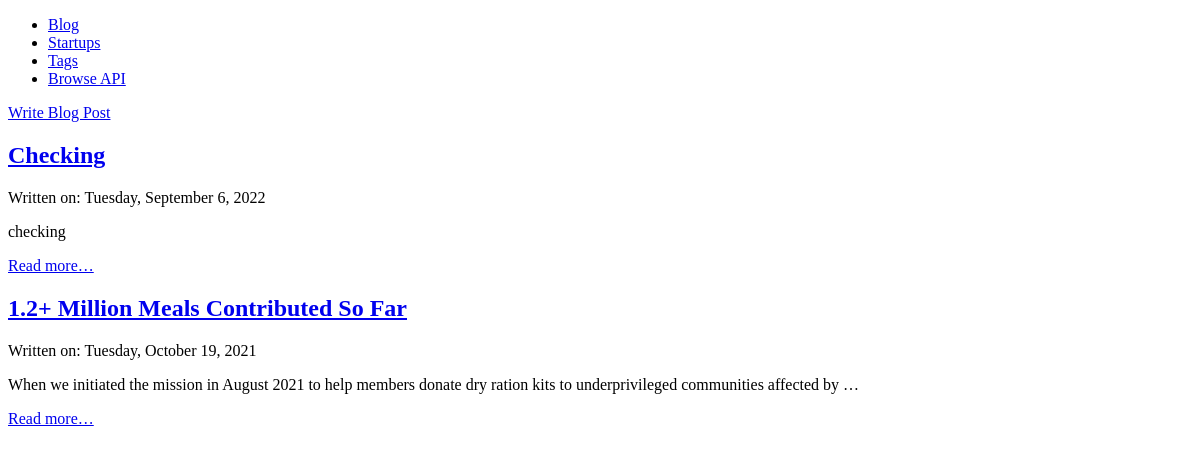
/blog/, run on an earlier commit of the app's database.
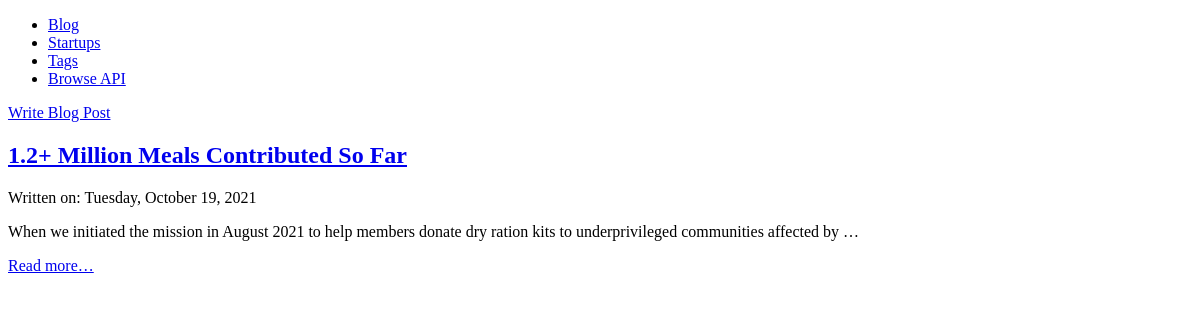
And on a later commit of the database.
### blog/models.py (models this page shows, shortened)
class Post(Model):
    title = CharField(max_length=63)
    slug = AutoSlugField(
        max_length=63,
        help_text="A label for URL config",
        populate_from=["title"],
        unique=True
    )
    text = TextField()
    pub_date = DateField(
        "date published", default=date.today
    )
    tags = ManyToManyField(Tag, related_name="blog_posts")
    startups = ManyToManyField(
        Startup, related_name="blog_posts"
    )
    class Meta:
        get_latest_by = "pub_date"
        ordering = ["-pub_date", "title"]
        verbose_name = "blog post"
    def get_absolute_url(self):
        return reverse(
            "post_detail",
            kwargs={
                "year": self.pub_date.year,
                "month": self.pub_date.month,
                "slug": self.slug,
            },
        )

### blog/views.py (the view)
# urls.py: path("", PostList.as_view(), name="post_list"),
class PostList(ListView):
    model = Post
    template_name = "post/list.html"

### templates/post/list.html (shortened to what this page needs)
{% extends parent_template|default:"post/base.html" %}
{% block content %}
  <p><a href="{% url 'post_create' %}">Write Blog Post</a><p>
  {% for post in post_list %}
    <article>
      <header>
        <h2>
          <a href="{{ post.get_absolute_url }}">
            {{ post.title|title }}</a>
        </h2>
        <p>
          Written on:
          <time datetime="{{ post.pub_date|date:"Y-m-d" }}">
            {{ post.pub_date|date:"l, F j, Y" }}
          </time>
        </p>
      </header>
      <p>{{ post.text|truncatewords:20 }}</p>
      <p>
        <a href="{{ post.get_absolute_url }}">
          Read more…</a>
      </p>
    </article>
  {% empty %}
    <p><em>No Blog Posts Available</em></p>
  {% endfor %}
{% endblock %}

### templates/post/base.html
{% extends parent_template|default:"base.html" %}

### templates/base.html (shortened to what this page needs)
<!doctype html>
<html lang="en-US">
  <head>
  </head>
  <body>
    <nav>
      <ul>
        <li><a href="{% url 'post_list' %}">Blog</a></li>
        <li><a href="{% url 'startup_list' %}">Startups</a></li>
        <li><a href="{% url 'tag_list' %}">Tags</a></li>
        <li><a href="{% url 'api-root' %}">Browse API</a></li>
      </ul>
    </nav>
    {% block content %}{% endblock %}
  </body>
</html>

What changed in the data, as far as the page shows it:
removed Post: title "Checking", pub_date "Tuesday, September 6, 2022", text "checking"
